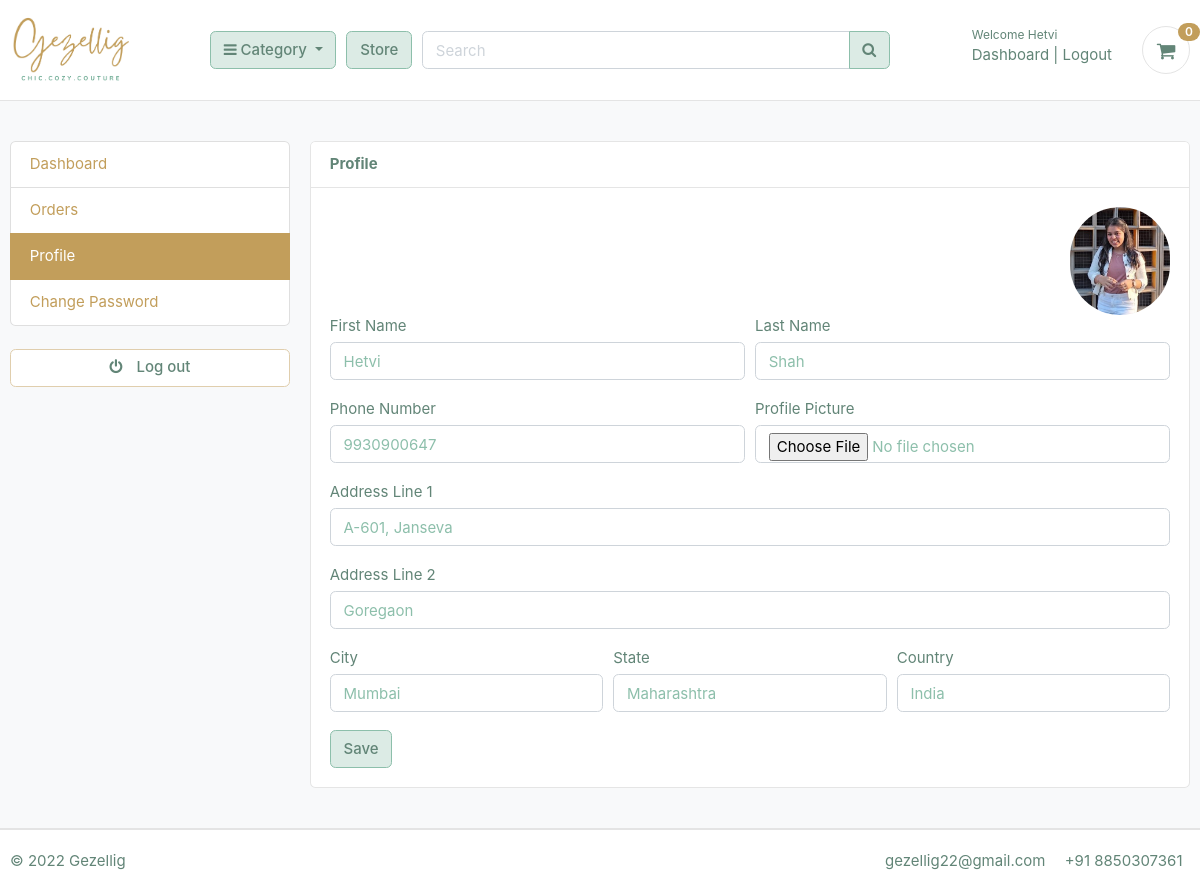
Screenshot of /accounts/edit_profile/ (signed in) with the database file from the repository.
### accounts/models.py (models this page shows, shortened)
class Account(AbstractBaseUser):
    first_name = models.CharField(max_length = 50)
    last_name = models.CharField(max_length = 50)
    username = models.CharField(max_length = 50, unique = True)
    email = models.EmailField(max_length = 100, unique = True)
    phone_number = models.CharField(max_length = 50)
    date_joined = models.DateTimeField(auto_now_add = True)
    last_login = models.DateTimeField(auto_now_add = True)
    is_admin = models.BooleanField(default = False)
    is_staff = models.BooleanField(default = False)
    is_active = models.BooleanField(default = False)
    is_superadmin = models.BooleanField(default = False)
    USERNAME_FIELD = 'email'
    REQUIRED_FIELDS = ['username', 'first_name', 'last_name']
    objects = MyAccountManager()

class UserProfile(models.Model):
    user = models.OneToOneField(Account, on_delete = models.CASCADE)
    address_line_1 = models.CharField(blank = True, max_length = 100)
    address_line_2 = models.CharField(blank = True, max_length = 100)
    profile_picture = models.ImageField(blank = True, upload_to = 'userprofile')
    city = models.CharField(blank = True, max_length = 20)
    state = models.CharField(blank = True, max_length = 20)
    country = models.CharField(blank = True, max_length = 20)

### accounts/views.py (the view)
# urls.py: path('edit_profile/', views.edit_profile, name = "edit_profile"),
@login_required(login_url='login')
def edit_profile(request):
    userprofile = get_object_or_404(UserProfile, user = request.user)
    if request.method == 'POST':
        user_form = UserForm(request.POST, instance = request.user)
        profile_form = UserProfileForm(request.POST, request.FILES, instance=userprofile)
        if user_form.is_valid() and profile_form.is_valid():
            user_form.save()
            profile_form.save()
            messages.success(request, 'Profile Updated!')
            return redirect('edit_profile')
    else:
        user_form = UserForm(instance=request.user)
        profile_form = UserProfileForm(instance=userprofile)
    context = {
    'user_form' : user_form,
    'profile_form' : profile_form,
    'userprofile' : userprofile,
    }
    return render(request, 'accounts/edit_profile.html', context)

### accounts/forms.py
class UserForm(forms.ModelForm):
    class Meta:
        model = Account
        fields = ('first_name', 'last_name', 'phone_number')
    def __init__(self, *args, **kwargs):
        super(UserForm, self).__init__(*args, **kwargs)
        for field in self.fields:
            self.fields[field].widget.attrs['class'] = 'form-control'

class UserProfileForm(forms.ModelForm):
    profile_picture = forms.ImageField(required=False, error_messages = {'invalid':("Image Files Only")}, widget = forms.FileInput)
    class Meta:
        model = UserProfile
        fields = ('address_line_1', 'address_line_2', 'city', 'state', 'country', 'profile_picture')
    def __init__(self, *args, **kwargs):
        super(UserProfileForm, self).__init__(*args, **kwargs)
        for field in self.fields:
            self.fields[field].widget.attrs['class'] = 'form-control'

### carts/context_processors.py (called while the page is built)
def counter(request):
    cart_count = 0
    if 'admin' in request.path:
        return {}
    else:
        try:
            cart = Cart.objects.filter(cart_id = _cart_id(request))
            if request.user.is_authenticated:
                cart_items = CartItem.objects.all().filter(user = request.user)
            else:
                cart_items = CartItem.objects.all().filter(cart = cart[:1])
            for cart_item in cart_items:
                cart_count += cart_item.quantity
        except Cart.DoesNotExist:
            cart_count = 0
    return dict(cart_count = cart_count)

### carts/views.py (called while the page is built)
def _cart_id(request):
    cart = request.session.session_key
    if not cart:
        cart = request.session.create()
    return cart

### category/context_processors.py (called while the page is built)
def menu_links(request):
    links = Category.objects.all()
    return dict(links = links)

### category/models.py (called while the page is built)
    def get_url(self):
        return reverse('products_by_category', args = [self.slug])

### templates/accounts/edit_profile.html (shortened to what this page needs)
{% extends 'base.html' %}
{% block content %}
<section class="section-conten padding-y bg">
<div class="container">
	<div class="row">
	{% include 'includes/dashboard_sidebar.html' %}
	<main class="col-md-9">
		<article class="card">
		<header class="card-header">
			<strong class="d-inline-block mr-3">Profile</strong>
		</header>
		<div class="card-body">
			<div class="text-right">
				<img src="{{ userprofile.profile_picture.url }}" alt="Profile Picture" width="100" style="border-radius:50px;">
			</div>
			<div class="row">
			<div class="col-md-12">
				<form action="{% url 'edit_profile' %}" method="POST" enctype="multipart/form-data">
					<div class="form-row">
						<div class="form-group col-md-6">
							<label>First Name</label>
							{{ user_form.first_name }}
						</div>
							<div class="form-group col-md-6">
								<label>Last Name</label>
								{{ user_form.last_name }}
							</div>
					</div>
					<div class="form-row">
						<div class="form-group col-md-6">
							<label>Phone Number</label>
							{{ user_form.phone_number }}
						</div>
							<div class="form-group col-md-6">
								<label>Profile Picture</label>
								{{ profile_form.profile_picture }}
							</div>
					</div>
					<div class="form-group">
						<label>Address Line 1</label>
						{{ profile_form.address_line_1 }}
					</div>
					<div class="form-group">
						<label>Address Line 2</label>
						{{ profile_form.address_line_2 }}
					</div>
					<div class="form-row">
						<div class="form-group col-md-4">
							<label>City</label>
							{{ profile_form.city }}
						</div>
						<div class="form-group col-md-4">
							<label>State</label>
							{{ profile_form.state }}
						</div>
						<div class="form-group col-md-4">
							<label>Country</label>
							{{ profile_form.country }}
						</div>
					</div>
					<input type="submit" value="Save" class="btn btn-primary">
				</form>
			</div>
			</div>
		</div>
		</article>
	</main>
</div>
</div>
</section>
{% endblock %}

### templates/includes/header.html (shortened to what this page needs)
{% load static %}
<header class="section-header">
<section class="header-main border-bottom">
  <div class="container">
<div class="row align-items-center">
  <div class="col-lg-2 col-md-3 col-6">
    <a href="{% url 'home' %}" class="brand-wrap">
      <img class="logo" src="{% static './images/logo.png' %}">
    </a>
  </div>
  <div class="col-lg col-sm col-md col-6 flex-grow-0">
    <div class="category-wrap dropdown d-inline-block float-right">
      <button type="button" class="btn btn-primary dropdown-toggle" data-toggle="dropdown">
        <i class="fa fa-bars"></i> Category
      </button>
    </div>
  </div>
  <a href="{% url 'store' %}" class="btn btn-outline-primary">Store</a>
  <div class="col-lg  col-md-6 col-sm-12 col">
    <form action="{% url 'search' %}" class="search" method='GET'>
      <div class="input-group w-100">
          <input type="text" class="form-control" style="width:60%;" placeholder="Search" name="keyword">
          <div class="input-group-append">
            <button class="btn btn-primary" type="submit">
              <i class="fa fa-search"></i>
            </button>
          </div>
        </div>
    </form>
  </div>
  <div class="col-lg-3 col-sm-6 col-8 order-2 order-lg-3">
        <div class="d-flex justify-content-end mb-3 mb-lg-0">
          {% if user.id is None %}
          <div class="widget-header">
            <small class="title text-muted">Welcome guest!</small>
            <div>
              <a href="{% url 'login' %}">Sign in</a> <span class="dark-transp"> | </span>
              <a href="{% url 'register' %}"> Register</a>
            </div>
          </div>
          {% else %}
          <div class="widget-header">
            <small class="title text-muted">Welcome {{ user.first_name }}</small>
            <div>
              <a href="{% url 'dashboard' %}">Dashboard</a> <span class="dark-transp"> | </span>
              <a href="{% url 'logout' %}">Logout</a>
            </div>
          </div>
          {% endif %}
          <a href="{% url 'cart' %}" class="widget-header pl-3 ml-3">
            <div class="icon icon-sm rounded-circle border"><i class="fa fa-shopping-cart"></i></div>
            <span class="badge badge-pill badge-danger notify">{{ cart_count }}</span>
          </a>
        </div>
      </div>
</div>
  </div>
</section>
</header>

### static/css/ui.css (style rules this page uses)
html { font-family: "Inter", sans-serif; font-size: 15px; }
.icon-xs, .icon-sm, .icon-md, .icon-lg { display: inline-block; text-align: center; flex-shrink: 0; flex-grow: 0; }
.icon-sm { width: 48px; height: 48px; line-height: 48px !important; font-size: 20px; }
.padding-y { padding-top: 40px; padding-bottom: 40px; }
article:after, .form-group:after { display: block; clear: both; content: ""; }
.bg { background-color: #f8f9fa; }
.header-main { position: relative; padding-top: 1rem; padding-bottom: 1rem; }
.brand-wrap .logo, .navbar-brand .logo { margin-right: 7px; max-height: 70px; display: inline-block; }
.widget-header { display: inline-block; vertical-align: middle; position: relative; }
.widget-header a { color: #628577; }
.widget-header i { color: #628577; }
.widget-header .title { display: block; }
.widget-header .notify { position: absolute; top: -3px; right: -10px; }
.notify { position: absolute; top: -4px; right: -10px; display: inline-block; padding: 0.25em 0.6em; font-size: 12px; line-height: 1; text-align: center; border-radius: 3rem; color: #fff; background-color: #c29e5b; }

### rows the page displays
Account: first_name "Hetvi", last_name "Shah", phone_number "9930900647"
UserProfile: profile_picture (picture), address_line_1 "A-601, Janseva", address_line_2 "Goregaon", city "Mumbai", state "Maharashtra", country "India"

### other values shown
{{ cart_count }} "0"
